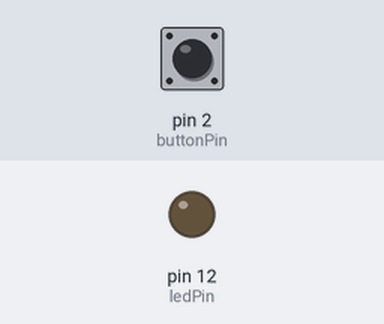
A sketch run on a simulated Arduino Uno, built with avr-gcc and run on an emulated ATmega328P. Shown: output pins drawn as LEDs (lit = HIGH). The test bench sets the inputs (shaded band); at power-on: pin 2 (buttonPin) LOW. What the sketch prints to the serial monitor is not drawn.

Above: at 1.2 s.
1.3 s: pin 2 (buttonPin) pulled HIGH for 0.15 s
At 1.37 s:
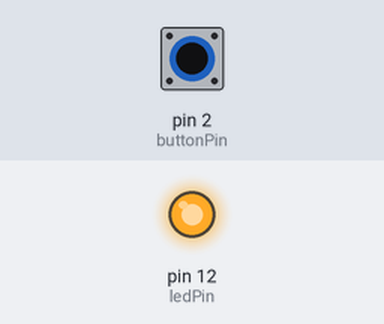
2.9 s: pin 2 (buttonPin) pulled HIGH for 3.2 s
At 7.2 s:
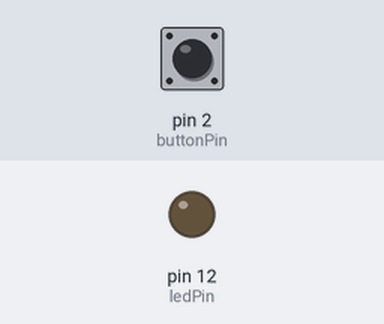
Timing chart, 0 to 8.7 s (numbered marks = the images above; inputs shaded):
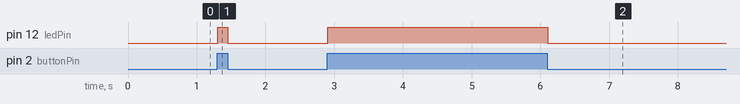

The sketch:

Task1.1p.ino
```cpp
const int buttonPin = 2; // Pin of interupt device.
const int ledPin = 12; // led pin for non-timer interrupts
int ledState = 0;


void setup() {
  Serial.begin(9600);

  // led output pin init.
  pinMode(ledPin, OUTPUT); // Output led (not onboard)
  // First button pin init (pin 2)
  pinMode(buttonPin, INPUT);
}

void loop() {
  ledState = digitalRead(buttonPin); //Sense
  Serial.print(String(ledState)+"\n"); // Some Thought
  digitalWrite(ledPin,ledState); //Act
}
```

Measured:
- after the input at 1.3 s, pin 12 (ledPin): LOW → HIGH at once, → LOW 0.15 s later
- after the input at 2.9 s, pin 12 (ledPin): LOW → HIGH at once, → LOW 3.2 s later
